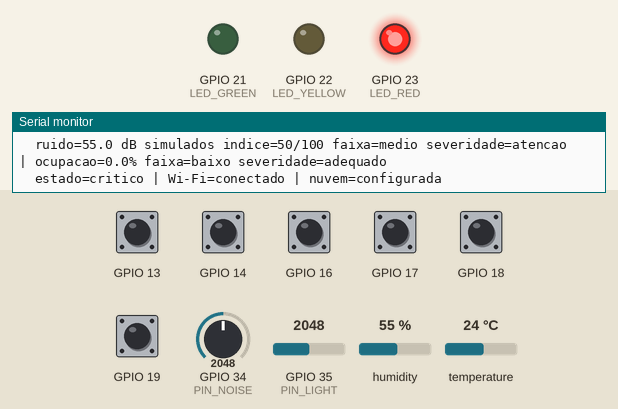
Simulated run of this sketch. Board: ESP32. Shown: output pins drawn as LEDs (lit = HIGH), the last lines printed to the serial monitor. The test bench sets the inputs (shaded band); at power-on: GPIO 13, GPIO 14, GPIO 16–19 HIGH, GPIO 35 (PIN_LIGHT) = 2048, temperature 24 °C, GPIO 34 (PIN_NOISE) = 2048, humidity 55 % (analog values on the 0–4095 scale). WiFi joins after 1.5 s; servers stay silent unless stated; uploads are accepted with an empty reply.

Above: at 3.3 s.
3.4 s: GPIO 35 (PIN_LIGHT) set to 1405
10.2 s: GPIO 35 (PIN_LIGHT) set to 1336
At 13.6 s:
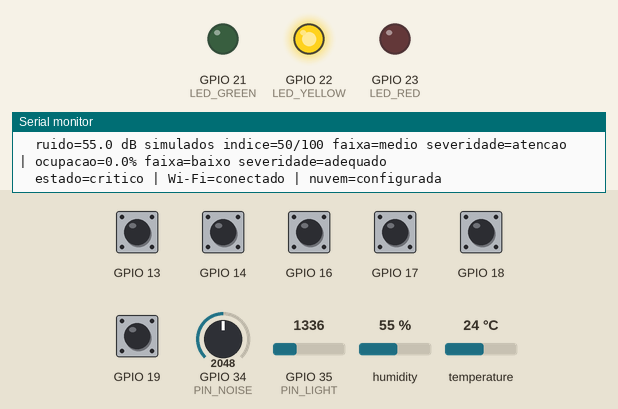
14.0 s: temperature set to 14.8 °C
20.8 s: temperature set to 13.6 °C
Timing chart, 0 to 24.0 s (numbered marks = the images above; inputs shaded):
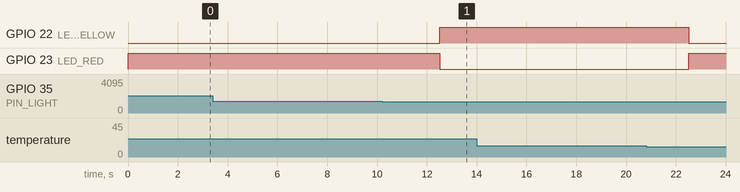

The sketch:

sketch.ino
```cpp
/*
  Global Solution 2026.2 - CitizenTech - sala S01 (dados simulados)
  Equipe: Daniel Roberto, Felipe Pedrol, Jecky Cossio e Felipi Godoy.

  ESP32/Wokwi: 3 mesas x 3 lugares, temperatura DHT22, lux estimado,
  ruido em dB SIMULADOS por potenciometro e alerta local por 3 LEDs.
  Este circuito nao mede uma sala real nem reserva assentos.
*/

#include <Arduino.h>
#include <ArduinoJson.h>
#include <DHTesp.h>
#include <HTTPClient.h>
#include <WiFi.h>
#include <WiFiClientSecure.h>
#include <math.h>

// Preencher SOMENTE com URL e chave publicavel (anon/publishable) do projeto demo.
// Nunca colocar service_role, secret key ou dados pessoais em projeto publico.
const char *SUPABASE_URL = "https://cuhnfntibbbdgzqsvnjv.supabase.co";
const char *SUPABASE_PUBLISHABLE_KEY = "sb_publishable__FdJIrGdvzlmac6kU0zPng_ZHptkpPW";

constexpr uint8_t TABLE_COUNT = 3;
constexpr uint8_t SEATS_PER_TABLE = 3;
constexpr uint8_t CAPACITY = TABLE_COUNT * SEATS_PER_TABLE;
constexpr uint8_t BTN_IN[TABLE_COUNT] = {13, 16, 18};
constexpr uint8_t BTN_OUT[TABLE_COUNT] = {14, 17, 19};
constexpr uint8_t PIN_DHT = 27;
constexpr uint8_t PIN_LIGHT = 35; // ADC1: funciona com Wi-Fi ativo
constexpr uint8_t PIN_NOISE = 34; // ADC1: potenciometro, NAO e microfone
constexpr uint8_t LED_GREEN = 21;
constexpr uint8_t LED_YELLOW = 22;
constexpr uint8_t LED_RED = 23;

constexpr uint32_t DEBOUNCE_MS = 45;
constexpr uint32_t SENSOR_INTERVAL_MS = 2500; // DHT22 requer intervalo >= 2 s
constexpr uint32_t PRINT_INTERVAL_MS = 3000;
constexpr uint32_t PUBLISH_INTERVAL_MS = 10000;
constexpr uint32_t WIFI_RETRY_MS = 10000;
constexpr uint32_t ERROR_BLINK_MS = 350;
constexpr uint8_t FILTER_SIZE = 5;

// Proposta de limiares do grupo (08/11/2026): aplicar no Edge; validacao
// final pelo grupo ainda pendente. Faixa e severidade sao independentes.
constexpr float NOISE_DB_MIN = 30.0f;
constexpr float NOISE_DB_MAX = 80.0f;
constexpr float ADC_MAX = 4095.0f;
constexpr float LDR_VCC = 3.3f;
constexpr float LDR_R = 10000.0f;
constexpr float LDR_GAMMA = 0.7f;
constexpr float LDR_RL10 = 50.0f;

enum RangeLevel : uint8_t { RANGE_LOW, RANGE_MEDIUM, RANGE_HIGH, RANGE_UNKNOWN };
enum Severity : uint8_t { SEV_OK, SEV_ATTENTION, SEV_CRITICAL };

struct Thresholds {
  float rangeLow;
  float rangeHigh;
  float criticalBelow;
  float attentionBelow;
  float attentionAbove;
  float criticalAbove;
};

const Thresholds TEMP_LIMITS = {21.0f, 26.0f, 18.0f, 21.0f, 25.0f, 26.0f};
const Thresholds LIGHT_LIMITS = {300.0f, 750.0f, 200.0f, 300.0f, 2000.0f, 3000.0f};
const Thresholds NOISE_LIMITS = {40.0f, 55.0f, -INFINITY, -INFINITY, 45.0f, 65.0f};
const Thresholds OCCUPANCY_LIMITS = {35.0f, 70.0f, -INFINITY, -INFINITY, 50.0f, 90.0f};

struct ButtonState {
  uint8_t pin;
  uint8_t table;
  int8_t delta;
};

ButtonState buttons[TABLE_COUNT * 2];
volatile uint8_t pendingButtonPresses[TABLE_COUNT * 2] = {0};
volatile bool buttonPressed[TABLE_COUNT * 2] = {false};
volatile uint32_t buttonPressAt[TABLE_COUNT * 2] = {0};
uint8_t occupied[TABLE_COUNT] = {0, 0, 0};
DHTesp dht;

float tempHistory[FILTER_SIZE] = {0};
float lightHistory[FILTER_SIZE] = {0};
float noiseHistory[FILTER_SIZE] = {0};
uint8_t historyCount = 0;
uint8_t historyNext = 0;
float temperatureC = NAN;
float lightLuxEstimated = NAN;
float noiseDbSimulated = NAN;
int noiseIndex = 0;
bool sensorValid = false;
RangeLevel tempRange = RANGE_UNKNOWN;
RangeLevel lightRange = RANGE_UNKNOWN;
RangeLevel noiseRange = RANGE_UNKNOWN;
RangeLevel occupancyRange = RANGE_UNKNOWN;
Severity tempSeverity = SEV_OK;
Severity lightSeverity = SEV_OK;
Severity noiseSeverity = SEV_OK;
Severity occupancySeverity = SEV_OK;
Severity overall = SEV_ATTENTION;
bool telemetryDirty = true;
bool cloudConfigured = false;
uint32_t lastSensorAt = 0;
uint32_t lastPrintAt = 0;
uint32_t lastPublishAt = 0;
uint32_t lastWifiTryAt = 0;

uint8_t totalOccupied() {
  uint8_t total = 0;
  for (uint8_t i = 0; i < TABLE_COUNT; ++i) total += occupied[i];
  return total;
}

uint8_t emptyTables() {
  uint8_t count = 0;
  for (uint8_t i = 0; i < TABLE_COUNT; ++i) {
    if (occupied[i] == 0) ++count;
  }
  return count;
}

RangeLevel classifyRange(float value, const Thresholds &limits) {
  if (value < limits.rangeLow) return RANGE_LOW;
  if (value > limits.rangeHigh) return RANGE_HIGH;
  return RANGE_MEDIUM;
}

Severity classifySeverity(float value, const Thresholds &limits) {
  if (value < limits.criticalBelow || value > limits.criticalAbove) return SEV_CRITICAL;
  if (value < limits.attentionBelow || value > limits.attentionAbove) return SEV_ATTENTION;
  return SEV_OK;
}

const char *rangeName(RangeLevel range) {
  switch (range) {
    case RANGE_LOW: return "baixo";
    case RANGE_MEDIUM: return "medio";
    case RANGE_HIGH: return "alto";
    default: return "sem_leitura";
  }
}

const char *severityName(Severity severity) {
  if (severity == SEV_CRITICAL) return "critico";
  if (severity == SEV_ATTENTION) return "atencao";
  return "adequado";
}

const char *overallName() {
  if (!sensorValid) return "sensor_error";
  if (overall == SEV_CRITICAL) return "critico";
  if (overall == SEV_ATTENTION) return "atencao";
  return "adequado";
}

void recomputeStatus() {
  float occupancyPercent = 100.0f * totalOccupied() / CAPACITY;
  occupancyRange = classifyRange(occupancyPercent, OCCUPANCY_LIMITS);
  occupancySeverity = classifySeverity(occupancyPercent, OCCUPANCY_LIMITS);
  if (!sensorValid) return;
  tempRange = classifyRange(temperatureC, TEMP_LIMITS);
  lightRange = classifyRange(lightLuxEstimated, LIGHT_LIMITS);
  noiseRange = classifyRange(noiseDbSimulated, NOISE_LIMITS);
  tempSeverity = classifySeverity(temperatureC, TEMP_LIMITS);
  lightSeverity = classifySeverity(lightLuxEstimated, LIGHT_LIMITS);
  noiseSeverity = classifySeverity(noiseDbSimulated, NOISE_LIMITS);

  overall = SEV_OK;
  const Severity severities[] = {tempSeverity, lightSeverity, noiseSeverity, occupancySeverity};
  for (Severity severity : severities) if (severity > overall) overall = severity;
}

void changeOccupancy(uint8_t table, int8_t delta) {
  int proposed = static_cast<int>(occupied[table]) + delta;
  if (proposed < 0 || proposed > SEATS_PER_TABLE) {
    Serial.printf("[BOTAO] Mesa %u: operacao recusada (limite 0..3)\n", table + 1);
    return;
  }
  occupied[table] = static_cast<uint8_t>(proposed);
  telemetryDirty = true;
  recomputeStatus();
  Serial.printf("[BOTAO] Mesa %u = %u | sala = %u/%u | mesas vazias = %u\n",
                table + 1, occupied[table], totalOccupied(), CAPACITY, emptyTables());
}

// Captura o toque mesmo quando uma requisicao HTTPS ocupa o loop principal.
void IRAM_ATTR captureButtonEdge(uint8_t index) {
  bool pressed = digitalRead(buttons[index].pin) == LOW;
  if (pressed == buttonPressed[index]) return;
  // Soltar reabilita imediatamente o proximo toque. O Wokwi desativa o
  // repique eletrico nestes seis botoes; o filtro abaixo protege toques
  // muito proximos sem descartar a soltura durante um HTTPS bloqueante.
  buttonPressed[index] = pressed;
  if (!pressed) return;
  uint32_t now = millis();
  if (buttonPressAt[index] != 0 && now - buttonPressAt[index] < DEBOUNCE_MS) return;
  buttonPressAt[index] = now;
  if (pressed && pendingButtonPresses[index] < UINT8_MAX) ++pendingButtonPresses[index];
}

void IRAM_ATTR onButton0() { captureButtonEdge(0); }
void IRAM_ATTR onButton1() { captureButtonEdge(1); }
void IRAM_ATTR onButton2() { captureButtonEdge(2); }
void IRAM_ATTR onButton3() { captureButtonEdge(3); }
void IRAM_ATTR onButton4() { captureButtonEdge(4); }
void IRAM_ATTR onButton5() { captureButtonEdge(5); }
void (*const BUTTON_ISR[TABLE_COUNT * 2])() = {
  onButton0, onButton1, onButton2, onButton3, onButton4, onButton5
};

void readButtons() {
  for (uint8_t index = 0; index < TABLE_COUNT * 2; ++index) {
    noInterrupts();
    uint8_t count = pendingButtonPresses[index];
    pendingButtonPresses[index] = 0;
    interrupts();
    while (count--) changeOccupancy(buttons[index].table, buttons[index].delta);
  }
}

float mean(const float values[], uint8_t count) {
  float sum = 0;
  for (uint8_t i = 0; i < count; ++i) sum += values[i];
  return sum / count;
}

void readSensors() {
  TempAndHumidity reading = dht.getTempAndHumidity();
  int lightRaw = analogRead(PIN_LIGHT);
  int noiseRaw = analogRead(PIN_NOISE);
  float temp = reading.temperature;

  // Conversao do LDR Wokwi para lux estimado (gamma=0,7; RL10=50 kohm).
  // ADC zero equivale a luz extrema e gera leitura impossivel; ADC maximo
  // equivale a escuridao e resulta em 0 lux.
  float voltage = lightRaw / ADC_MAX * LDR_VCC;
  float resistance = lightRaw == 4095 ? INFINITY : LDR_R * voltage / (LDR_VCC - voltage);
  float light = powf(LDR_RL10 * 1000.0f * powf(10.0f, LDR_GAMMA) / resistance,
                     1.0f / LDR_GAMMA);
  float noise = NOISE_DB_MIN + noiseRaw * (NOISE_DB_MAX - NOISE_DB_MIN) / ADC_MAX;

  if (!isfinite(temp) || temp < -40.0f || temp > 80.0f ||
      lightRaw < 0 || lightRaw > 4095 || !isfinite(light) || light < 0.0f || light > 100000.0f ||
      noiseRaw < 0 || noiseRaw > 4095 || !isfinite(noise) ||
      noise < NOISE_DB_MIN || noise > NOISE_DB_MAX) {
    sensorValid = false;
    temperatureC = NAN;
    lightLuxEstimated = NAN;
    noiseDbSimulated = NAN;
    historyCount = 0;
    historyNext = 0;
    tempRange = lightRange = noiseRange = RANGE_UNKNOWN;
    telemetryDirty = true;
    Serial.println("[ERRO] Leitura invalida; LED vermelho piscando. Nenhum valor antigo sera tratado como atual.");
    return;
  }

  // Ruido e dB SIMULADOS pelo potenciometro, sem microfone nem calibracao.
  tempHistory[historyNext] = temp;
  lightHistory[historyNext] = light;
  noiseHistory[historyNext] = noise;
  if (historyCount < FILTER_SIZE) ++historyCount;
  historyNext = (historyNext + 1) % FILTER_SIZE;

  // Classificar os mesmos numeros que serao publicados: evita divergencia
  // do LED com a web quando um valor fica muito perto de um limiar.
  temperatureC = roundf(mean(tempHistory, historyCount) * 10.0f) / 10.0f;
  lightLuxEstimated = roundf(mean(lightHistory, historyCount));
  float noiseDbUnrounded = mean(noiseHistory, historyCount);
  noiseDbSimulated = roundf(noiseDbUnrounded * 10.0f) / 10.0f;
  noiseIndex = static_cast<int>(floorf(2.0f * (noiseDbUnrounded - NOISE_DB_MIN) + 0.5f));
  noiseIndex = constrain(noiseIndex, 0, 100);
  sensorValid = true;
  telemetryDirty = true;
  recomputeStatus();
}

void updateLeds(uint32_t now) {
  if (!sensorValid) {
    digitalWrite(LED_GREEN, LOW);
    digitalWrite(LED_YELLOW, LOW);
    digitalWrite(LED_RED, (now / ERROR_BLINK_MS) % 2 == 0 ? HIGH : LOW);
    return;
  }
  digitalWrite(LED_GREEN, overall == SEV_OK ? HIGH : LOW);
  digitalWrite(LED_YELLOW, overall == SEV_ATTENTION ? HIGH : LOW);
  digitalWrite(LED_RED, overall == SEV_CRITICAL ? HIGH : LOW);
}

void printStatus() {
  Serial.printf("[S01] mesas=[%u,%u,%u] ocupacao=%u/%u vagas=%u vazias=%u\n",
                occupied[0], occupied[1], occupied[2], totalOccupied(), CAPACITY,
                CAPACITY - totalOccupied(), emptyTables());
  if (sensorValid) {
    Serial.printf("  temperatura=%.1f C faixa=%s severidade=%s | luz=%.0f lux estimado faixa=%s severidade=%s\n",
                  temperatureC, rangeName(tempRange), severityName(tempSeverity),
                  lightLuxEstimated, rangeName(lightRange), severityName(lightSeverity));
    Serial.printf("  ruido=%.1f dB simulados indice=%d/100 faixa=%s severidade=%s | ocupacao=%.1f%% faixa=%s severidade=%s\n",
                  noiseDbSimulated, noiseIndex, rangeName(noiseRange), severityName(noiseSeverity),
                  100.0f * totalOccupied() / CAPACITY, rangeName(occupancyRange),
                  severityName(occupancySeverity));
  }
  Serial.printf("  estado=%s | Wi-Fi=%s | nuvem=%s\n", overallName(),
                WiFi.status() == WL_CONNECTED ? "conectado" : "offline",
                cloudConfigured ? "configurada" : "nao configurada");
}

void maintainWifi(uint32_t now) {
  if (!cloudConfigured || WiFi.status() == WL_CONNECTED) return;
  if (lastWifiTryAt != 0 && now - lastWifiTryAt < WIFI_RETRY_MS) return;
  lastWifiTryAt = now;
  WiFi.disconnect();
  WiFi.begin("Wokwi-GUEST", "", 6);
  Serial.println("[Wi-Fi] Tentando conectar a Wokwi-GUEST; alerta local segue ativo.");
}

String jsonPayload() {
  JsonDocument doc;
  doc["room_id"] = "S01";
  JsonArray tables = doc["occupancy_by_table"].to<JsonArray>();
  for (uint8_t table = 0; table < TABLE_COUNT; ++table) tables.add(occupied[table]);
  if (sensorValid) {
    doc["temperature_c"] = temperatureC;
    doc["light_value"] = lightLuxEstimated;
    doc["noise_db_simulated"] = noiseDbSimulated;
  } else {
    doc["temperature_c"] = nullptr;
    doc["light_value"] = nullptr;
    doc["noise_db_simulated"] = nullptr;
  }
  doc["device_status"] = sensorValid ? "ok" : "sensor_error";
  String body;
  serializeJson(doc, body);
  return body;
}

void publishTelemetry(uint32_t now) {
  if (!cloudConfigured || WiFi.status() != WL_CONNECTED) return;
  if (!telemetryDirty && now - lastPublishAt < PUBLISH_INTERVAL_MS) return;
  if (lastPublishAt != 0 && now - lastPublishAt < PUBLISH_INTERVAL_MS) return;
  lastPublishAt = now;

  // TLS protege o trafego, mas setInsecure nao valida o servidor: uso apenas
  // nesta demonstracao com dados sinteticos e chave publicavel. Em producao,
  // configurar uma CA confiavel com setCACert().
  // Manter o objeto TLS evita o bloqueio observado no destrutor do cliente
  // local no Wokwi. Fechar o socket antes de cada tentativa evita reutilizar
  // uma conexao que o gateway HTTPS encerrou apos a resposta anterior.
  static WiFiClientSecure client;
  client.stop();
  client.setInsecure();
  HTTPClient http;
  http.setReuse(false);
  http.setTimeout(4000);
  String url = String(SUPABASE_URL) + "/rest/v1/room_telemetry_history";
  if (!http.begin(client, url)) {
    Serial.println("[HTTP] Falha ao iniciar requisicao HTTPS.");
    return;
  }
  http.addHeader("apikey", SUPABASE_PUBLISHABLE_KEY);
  // As chaves novas sb_publishable_ vao SOMENTE no header apikey.
  // Apenas a chave anon legada (JWT) pode servir como Bearer.
  if (!String(SUPABASE_PUBLISHABLE_KEY).startsWith("sb_publishable_")) {
    http.addHeader("Authorization", String("Bearer ") + SUPABASE_PUBLISHABLE_KEY);
  }
  http.addHeader("Content-Type", "application/json");
  // Uma resposta 204 com return=minimal tambem pode significar 0 linhas.
  // Pedir a representacao permite confirmar que S01 realmente foi alterada.
  http.addHeader("Prefer", "return=representation");
  int status = http.POST(jsonPayload());
  String response = status >= 200 ? http.getString() : "";
  if (status >= 200 && status < 300 &&
      response.indexOf("\"room_id\":\"S01\"") >= 0) {
    telemetryDirty = false;
    Serial.printf("[HTTP] S01 publicada com sucesso (%d).\n", status);
  } else {
    Serial.printf("[HTTP] Publicacao falhou (%d): %s\n", status,
                  status < 0 ? http.errorToString(status).c_str() :
                  response.length() ? response.c_str() : "nenhuma linha S01 retornada");
  }
  http.end();
}

void setup() {
  Serial.begin(115200);
  for (uint8_t table = 0; table < TABLE_COUNT; ++table) {
    buttons[table * 2] = {BTN_IN[table], table, +1};
    buttons[table * 2 + 1] = {BTN_OUT[table], table, -1};
  }
  for (uint8_t index = 0; index < TABLE_COUNT * 2; ++index) {
    pinMode(buttons[index].pin, INPUT_PULLUP);
    attachInterrupt(digitalPinToInterrupt(buttons[index].pin), BUTTON_ISR[index], CHANGE);
  }
  pinMode(LED_GREEN, OUTPUT);
  pinMode(LED_YELLOW, OUTPUT);
  pinMode(LED_RED, OUTPUT);
  pinMode(PIN_LIGHT, INPUT);
  pinMode(PIN_NOISE, INPUT);
  analogReadResolution(12);
  dht.setup(PIN_DHT, DHTesp::DHT22);
  WiFi.mode(WIFI_STA);
  cloudConfigured = strlen(SUPABASE_URL) > 0 && strlen(SUPABASE_PUBLISHABLE_KEY) > 0;
  Serial.println("CitizenTech S01: simulacao iniciada. + e - por mesa, 0..3 lugares.");
  if (!cloudConfigured) Serial.println("[NUVEM] Configure URL/chave publicavel para ativar Supabase.");
  lastSensorAt = millis() - SENSOR_INTERVAL_MS;
}

void loop() {
  uint32_t now = millis();
  readButtons();
  if (now - lastSensorAt >= SENSOR_INTERVAL_MS) {
    lastSensorAt = now;
    readSensors();
  }
  updateLeds(now);
  maintainWifi(now);
  if (now - lastPrintAt >= PRINT_INTERVAL_MS) {
    lastPrintAt = now;
    printStatus();
  }
  publishTelemetry(now);
}
```

Measured:
- the behaviour switches between 1371 and 1370 on GPIO 35 (PIN_LIGHT) (found by bisection; images 0 and 1)
